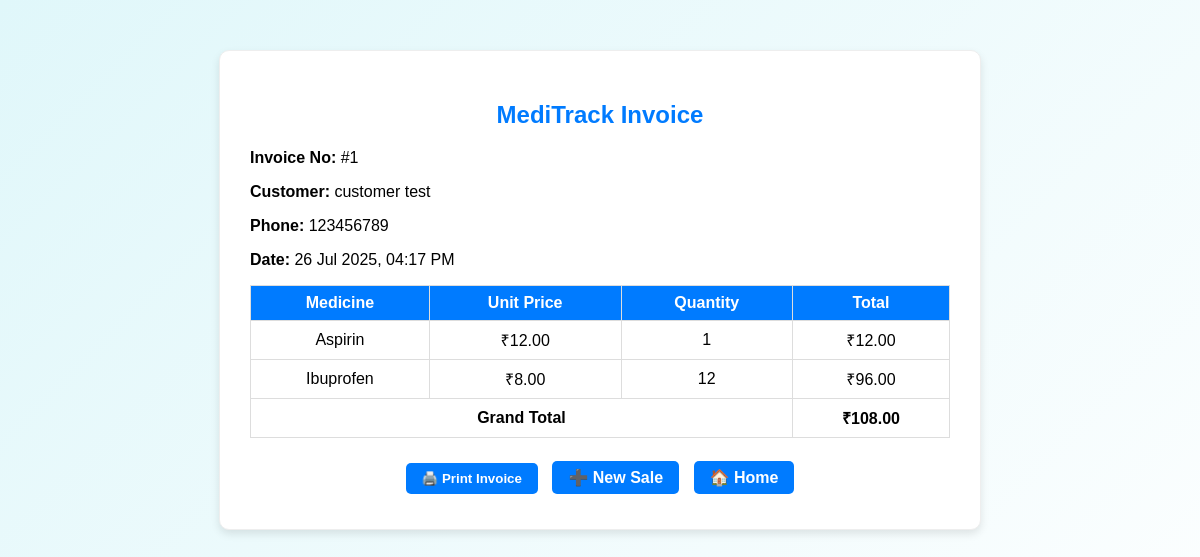
/sale_invoice/28/, run on the app's committed database.
### app1/models.py (models this page shows, shortened)
class Customer(models.Model):
    name = models.CharField(max_length=100)
    phone = models.CharField(max_length=15)

class Sale(models.Model):
    customer = models.ForeignKey(Customer, on_delete=models.CASCADE)
    sale_data = models.JSONField()
    created_at = models.DateTimeField(default=timezone.now)
    invoice_number = models.PositiveIntegerField(null=True, blank=True)

class Medicine(models.Model):
    name = models.CharField(max_length=100)
    stock = models.PositiveIntegerField()
    price = models.DecimalField(max_digits=10, decimal_places=2)

### app1/views.py (the view)
# urls.py: path('sale_invoice/<int:sale_id>/', views.sale_invoice, name='sale_invoice'),
def sale_invoice(request, sale_id):
    sale = get_object_or_404(Sale, id=sale_id)
    customer = sale.customer
    sale_items = sale.sale_data
    all_sales = Sale.objects.all().order_by('created_at')
    sale_list = list(all_sales)
    try:
        invoice_number = sale_list.index(sale) + 1
    except ValueError:
        invoice_number = sale.id
    medicines = []
    grand_total = 0
    for item in sale_items:
        medicine = Medicine.objects.get(id=item['medicine_id'])
        quantity = item['quantity']
        total_price = medicine.price * quantity
        medicines.append({
            'name': medicine.name,
            'price': medicine.price,
            'quantity': quantity,
            'total': total_price
        })
        grand_total += total_price
    return render(request, 'sale_invoice.html', {
        'sale': sale,
        'customer': customer,
        'medicines': medicines,
        'grand_total': grand_total,
        'invoice_number': invoice_number,
    })

### template/sale_invoice.html (shortened to what this page needs)
<!DOCTYPE html>
<html>
<head>
</head>
<body>
    <div class="invoice-box">
        <h2>MediTrack Invoice</h2>
        <p><strong>Invoice No:</strong> #{{ invoice_number }}</p>
        <p><strong>Customer:</strong> {{ customer.name }}</p>
        <p><strong>Phone:</strong> {{ customer.phone }}</p>
        <p><strong>Date:</strong> {{ sale.created_at|date:"d M Y, h:i A" }}</p>
        <table>
            <thead>
                <tr>
                    <th>Medicine</th>
                    <th>Unit Price</th>
                    <th>Quantity</th>
                    <th>Total</th>
                </tr>
            </thead>
            <tbody>
                {% for item in medicines %}
                <tr>
                    <td>{{ item.name }}</td>
                    <td>₹{{ item.price }}</td>
                    <td>{{ item.quantity }}</td>
                    <td>₹{{ item.total }}</td>
                </tr>
                {% endfor %}
                <tr>
                    <td colspan="3"><strong>Grand Total</strong></td>
                    <td><strong>₹{{ grand_total }}</strong></td>
                </tr>
            </tbody>
        </table>
        <div class="buttons no-print">
            <button onclick="window.print()">🖨️ Print Invoice</button>
            <a href="{% url 'add_sales' %}">➕ New Sale</a>
            <a href="{% url 'medicine_list' %}">🏠 Home</a>
        </div>
    </div>
</body>
</html>

### template/sale_invoice.html (style rules this page uses)
body { margin: 0; padding: 0; background: linear-gradient(135deg, #e0f7fa, #ffffff); font-family: Arial, sans-serif; min-height: 100vh; }
.invoice-box { max-width: 700px; margin: 50px auto; padding: 30px; background: #ffffff; border: 1px solid #eee; box-shadow: 0 4px 8px rgba(0, 0, 0, 0.1); border-radius: 10px; }
h2 { color: #007BFF; text-align: center; margin-bottom: 20px; }
table { width: 100%; border-collapse: collapse; }
table th, table td { padding: 8px; border: 1px solid #ddd; text-align: center; }
.buttons { margin-top: 20px; text-align: center; }
button, a { margin: 5px; padding: 8px 16px; text-decoration: none; background-color: #007BFF; color: white; border: none; border-radius: 5px; cursor: pointer; font-weight: bold; }
@media screen { table th { background-color: #007BFF; color: white; } }

### data on the page
Customer: name "customer test", phone "123456789"
Sale: created_at "26 Jul 2025, 04:17 PM"
Medicine: name "Aspirin", price "12.00"
Medicine: name "Ibuprofen", price "8.00"

### other printed values
{{ invoice_number }} "1"
{{ item.quantity }} "1" "12"
{{ item.total }} "12.00" "96.00"
{{ grand_total }} "108.00"
